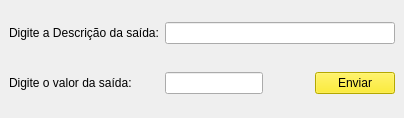
<?xml version="1.0" encoding="UTF-8"?>
<ui version="4.0">
 <class>MainWindow</class>
 <widget class="QMainWindow" name="MainWindow">
  <property name="geometry">
   <rect>
    <x>0</x>
    <y>0</y>
    <width>404</width>
    <height>118</height>
   </rect>
  </property>
  <property name="minimumSize">
   <size>
    <width>404</width>
    <height>118</height>
   </size>
  </property>
  <property name="maximumSize">
   <size>
    <width>404</width>
    <height>118</height>
   </size>
  </property>
  <property name="windowTitle">
   <string>MainWindow</string>
  </property>
  <widget class="QWidget" name="centralwidget">
   <property name="maximumSize">
    <size>
     <width>562</width>
     <height>16777215</height>
    </size>
   </property>
   <layout class="QGridLayout" name="gridLayout">
    <property name="topMargin">
     <number>0</number>
    </property>
    <property name="bottomMargin">
     <number>0</number>
    </property>
    <item row="0" column="1" colspan="3">
     <widget class="QLineEdit" name="lineEditDesc">
      <property name="minimumSize">
       <size>
        <width>0</width>
        <height>0</height>
       </size>
      </property>
      <property name="maximumSize">
       <size>
        <width>370</width>
        <height>16777215</height>
       </size>
      </property>
      <property name="text">
       <string/>
      </property>
     </widget>
    </item>
    <item row="2" column="1">
     <widget class="QLineEdit" name="lineEditPrice">
      <property name="minimumSize">
       <size>
        <width>50</width>
        <height>0</height>
       </size>
      </property>
      <property name="maximumSize">
       <size>
        <width>100</width>
        <height>16777215</height>
       </size>
      </property>
     </widget>
    </item>
    <item row="2" column="3">
     <widget class="QPushButton" name="btnEnviar">
      <property name="minimumSize">
       <size>
        <width>0</width>
        <height>0</height>
       </size>
      </property>
      <property name="maximumSize">
       <size>
        <width>100</width>
        <height>16777215</height>
       </size>
      </property>
      <property name="cursor">
       <cursorShape>PointingHandCursor</cursorShape>
      </property>
      <property name="styleSheet">
       <string notr="true">QPushButton{
background-color: rgb(252, 235, 0);
}

QPushButton:hover{
	background-color: rgb(232, 213, 0);
}
</string>
      </property>
      <property name="text">
       <string>Enviar</string>
      </property>
     </widget>
    </item>
    <item row="0" column="0">
     <widget class="QLabel" name="label">
      <property name="maximumSize">
       <size>
        <width>165</width>
        <height>16</height>
       </size>
      </property>
      <property name="text">
       <string>Digite a Descrição da saída:</string>
      </property>
     </widget>
    </item>
    <item row="2" column="0">
     <widget class="QLabel" name="label_2">
      <property name="maximumSize">
       <size>
        <width>165</width>
        <height>16</height>
       </size>
      </property>
      <property name="text">
       <string>Digite o valor da saída:</string>
      </property>
     </widget>
    </item>
    <item row="2" column="2">
     <spacer name="horizontalSpacer">
      <property name="orientation">
       <enum>Qt::Horizontal</enum>
      </property>
      <property name="sizeType">
       <enum>QSizePolicy::Fixed</enum>
      </property>
      <property name="sizeHint" stdset="0">
       <size>
        <width>40</width>
        <height>20</height>
       </size>
      </property>
     </spacer>
    </item>
   </layout>
  </widget>
 </widget>
 <resources/>
 <connections/>
</ui>
